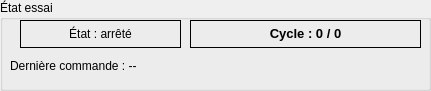
     <widget class="QGroupBox" name="groupBox_etat">
      <property name="geometry">
       <rect>
        <x>380</x>
        <y>390</y>
        <width>431</width>
        <height>91</height>
       </rect>
      </property>
      <property name="title">
       <string>État essai</string>
      </property>
      <widget class="QLabel" name="label_etat_essai">
       <property name="geometry">
        <rect>
         <x>20</x>
         <y>20</y>
         <width>161</width>
         <height>28</height>
        </rect>
       </property>
       <property name="frameShape">
        <enum>QFrame::Shape::Box</enum>
       </property>
       <property name="text">
        <string>État : arrêté</string>
       </property>
       <property name="alignment">
        <set>Qt::AlignmentFlag::AlignCenter</set>
       </property>
      </widget>
      <widget class="QLabel" name="label_cycle_actuel">
       <property name="geometry">
        <rect>
         <x>190</x>
         <y>20</y>
         <width>231</width>
         <height>28</height>
        </rect>
       </property>
       <property name="frameShape">
        <enum>QFrame::Shape::Box</enum>
       </property>
       <property name="text">
        <string>&lt;html&gt;&lt;head/&gt;&lt;body&gt;&lt;p&gt;&lt;span style=&quot; font-size:10pt; font-weight:700;&quot;&gt;Cycle : 0 / 0&lt;/span&gt;&lt;/p&gt;&lt;/body&gt;&lt;/html&gt;</string>
       </property>
       <property name="alignment">
        <set>Qt::AlignmentFlag::AlignCenter</set>
       </property>
      </widget>
      <widget class="QLabel" name="label_derniere_commande_us">
       <property name="geometry">
        <rect>
         <x>10</x>
         <y>50</y>
         <width>421</width>
         <height>31</height>
        </rect>
       </property>
       <property name="text">
        <string>Dernière commande : --</string>
       </property>
      </widget>
     </widget>
